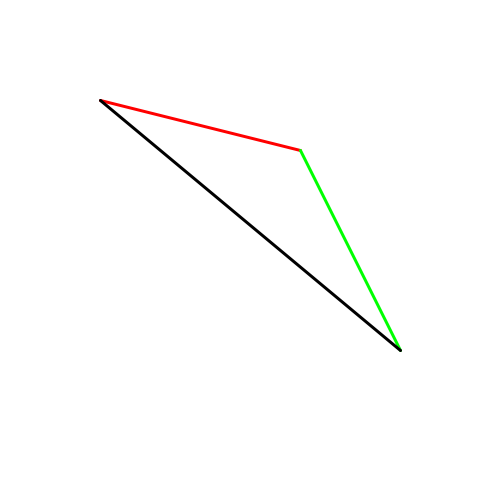
Frame 1 (no input)
Frame 60 (the mouse pressed at the canvas centre just before this capture): identical to frame 1, image omitted
Frame 120 (the mouse held since frame 60 and released just before this capture): identical to frame 1, image omitted

The Processing sketch that drew this single still picture (run headless with seeded random() and noise(); from frame 60 on, the mouse is pressed at the canvas centre):

// Processing sketch: Vector
// ── Vector.pde
void setup() {
  size(500, 500);
}

int cx, cy;

void moveTo(int x, int y) {
  cx = x;
  cy = y;
}

void lineTo(int x, int y) {
  x += cx;
  y += cy;
  line(cx, cy ,x, y);
  moveTo(x, y);
}

void draw() {
  background(255);
  strokeWeight(3);
  
  int x1 = 100, y1 = 100;
  int x2 = 200, y2 = 50;
  int x3 = 100, y3 = 200;
  
  moveTo(x1, y1);
  stroke(255, 0, 0); lineTo(x2, y2);
  stroke(0, 255, 0); lineTo(x3, y3);
  stroke(0); line(x1, y1, cx, cy);
}
